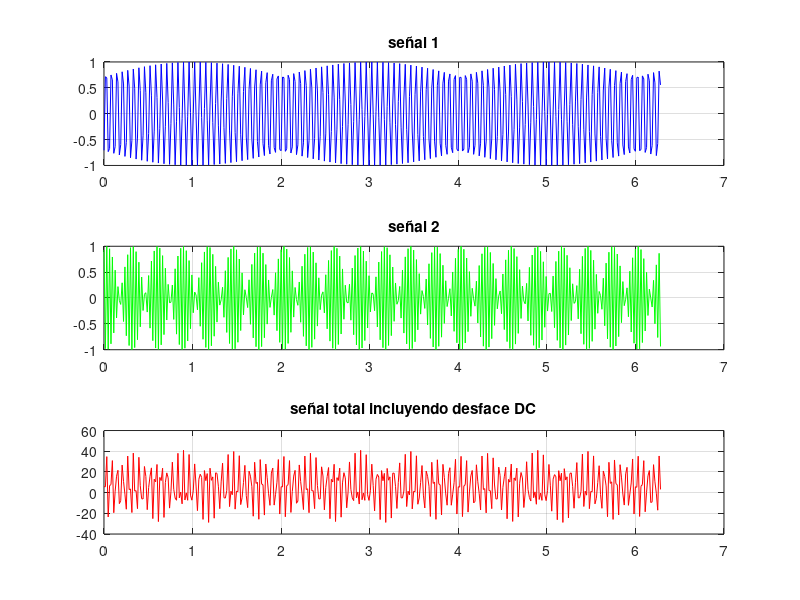

This figure's MATLAB source:
% se representará la señal completa como suma de las dos señales anteriores
% 𝑚(𝑡)=A+20*sin(2*pi*B*t+45*pi/180)+15*cos(2*pi*30*t+C)
clear all;
close all;
A=6; %ultimo digido del número de cédula
B=16; %dos últimos digitos del número de cédula
C=(A+B)*pi/180; %variable para el angulo del coseno en radianes
resolution=400; %resolucion del muestreo del eje independiente
T=2*pi; %tiempo a graficar
t=linspace(0,T,resolution); %vector de tiempo como variable independiente

%Analizando la segunda parte 15*cos(2*pi*30*t+C)
Amplitud2=15; %20=Amplitud
w2=2*pi*30; %frecuencia
s2=cos(w2*t+C); % señal cos(2*pi*30*t+C) 
                           % a terminos de coseno
%Analizando la primera parte A+20*sin(2*pi*B*t+45*pi/180)
%A=Desface DC
Amplitud1=20; %20=Amplitud
w1=2*pi*B; %frecuencia
s1=cos(w1*t+45*pi/180-pi); % convirtiendo señal sin(w1*t+45*pi/180) 
                           % a terminos de coseno
s0=A+Amplitud1*s1+Amplitud2*s2; % equivale a 𝑚(𝑡)

figure (3); %separa la figura a imprimir
subplot(3,1,1);
plot (t,s1,'b'); %imprime en pantalla
title ("señal 1"), grid on;
subplot(3,1,2);
plot (t,s2,'g'); %imprime en pantalla
title ("señal 2"), grid on;
subplot(3,1,3);
plot (t,s0,'r'); %imprime en pantalla
title ("señal total incluyendo desface DC"), grid on;

